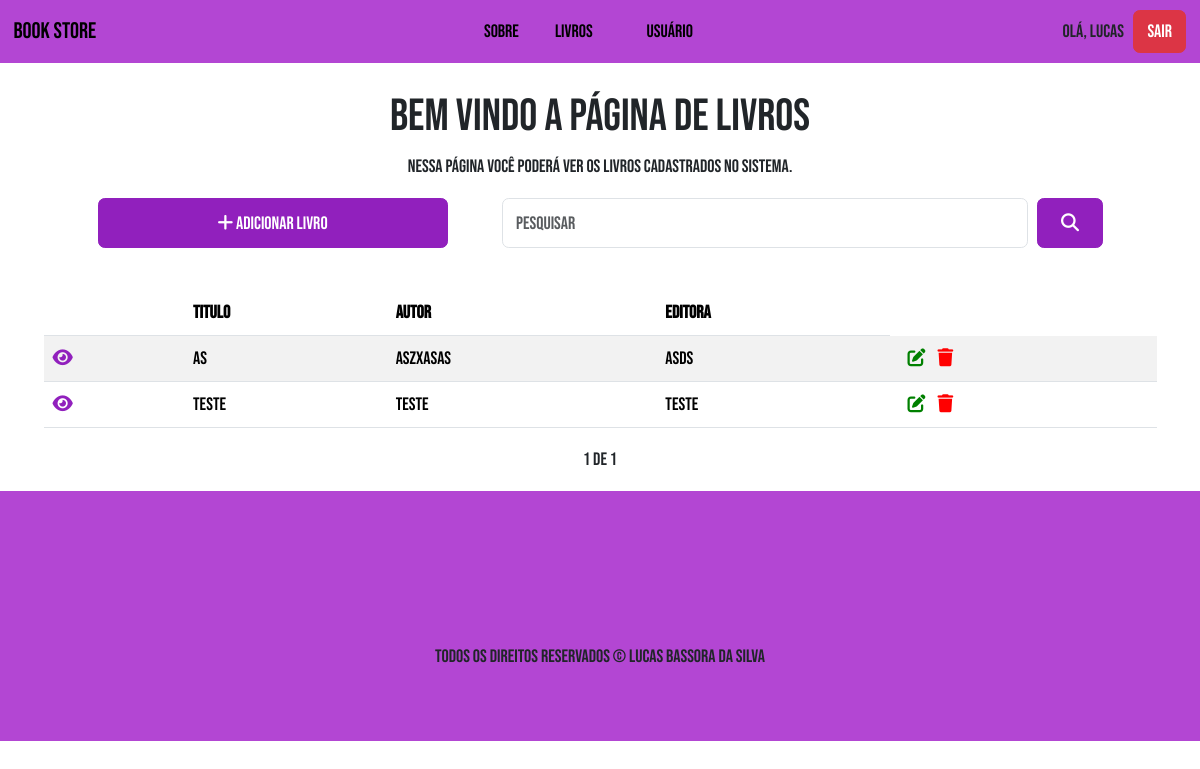
Page / (signed in) on the earlier database version.
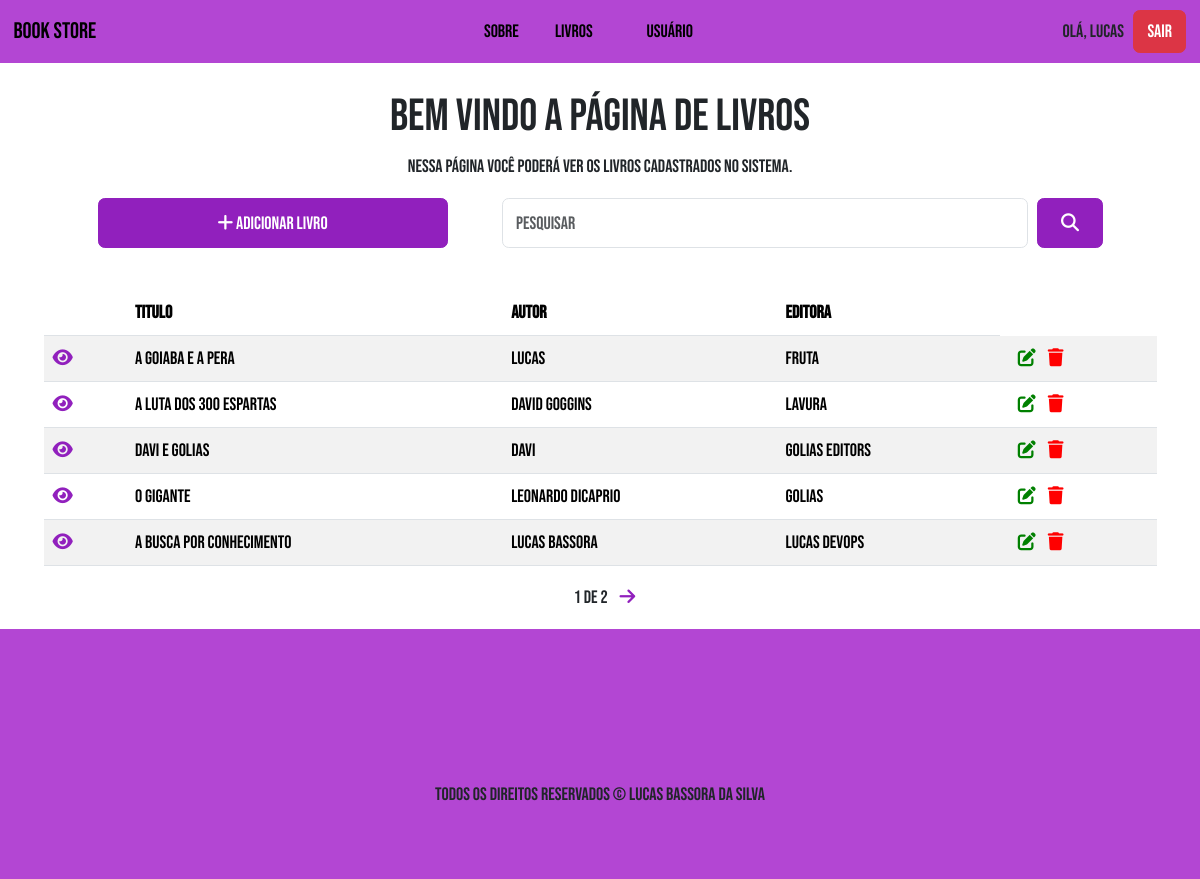
Same page on the later database version.
### livros/models.py (models this page shows)
class Livros(models.Model):
    IDIOMAS = [
        ('Português' , 'Português'),
        ('Inglês' , 'Inglês'),
        ('Italiano' , 'Italiano'),
        ('Francês' , 'Francês'),
        ('Espanhol' , 'Espanhol'),
        ('Alemão' , 'Alemão')
    ]
    titulo = models.CharField(max_length=255)
    autor = models.CharField(max_length=255)
    editora = models.CharField(max_length=255)
    numeroPaginas = models.CharField(max_length=255)
    idioma = models.CharField(max_length=9, choices=IDIOMAS)
    descricao = models.TextField()
    created_at = models.DateTimeField(auto_now_add=True)
    updated_at = models.DateTimeField(auto_now=True)

### livros/views.py (the view)
# urls.py: path('', views.listBook, name='list-book'),
def listBook(request):
    search = request.GET.get('search')  # o search passado com parametro do método get é o name do input de busca
    if search:
        livros_search = Livros.objects.filter(titulo__icontains=search)
        paginator = Paginator(livros_search, 5)
    else:
        livros_list = Livros.objects.all().order_by('titulo') # pega todos os objetos da tabela livros do banco
        paginator = Paginator(livros_list, 5) # recebe variavel de lista de livros e quantidade
    page = request.GET.get('page') # variavel recebe a requesção da página por get
    livros = paginator.get_page(page) # a paginação pega o dado da página e coloca na variavel livros
    return render(request, 'livros/list.html', {'livros' : livros})

### livros/templates/livros/list.html (shortened to what this page needs)
{% extends 'base.html' %}
{% block content%}
<br/>
{% if user.is_authenticated%}
<div class="container text-center content">
  <h1>Bem vindo a página de livros</h1>
  <p>Nessa página você poderá ver os livros cadastrados no sistema.</p>
  <form class="d-flex px-5" role="search" name="search" method="GET" id="search-form">
    <a href="newBook/">
      <button type="button" class="btn btn-primary btn-add me-5">
        <i class="fa-solid fa-plus"></i> Adicionar livro
      </button>
    </a>
    <input class="form-control me-2 d-md-block" value="{{ request.GET.search }}"type="search" placeholder="Pesquisar" aria-label="Search" name="search"/>
    <button type="button" class="btn btn-primary btn-search" id="search-btn">
      <i class="fa-solid fa-magnifying-glass"></i>
    </button>
  </form>
</div>
<div class="container">
  <table class="table table-striped">
    <thead>
      <tr>
        <th scope="col"></th>
        <th scope="col">Titulo</th>
        <th scope="col">Autor</th>
        <th scope="col">Editora</th>
      </tr>
    </thead>
    <tbody>
      {% for livro in livros %}
      <a href="livro/{{livro.id}}">
        <tr>
          <td>
            <a href="book/{{livro.id}}"
              ><i class="fa-solid fa-eye icone"></i
            ></a>
          </td>
          <td>{{livro.titulo}}</td>
          <td>{{livro.autor}}</td>
          <td>{{livro.editora}}</td>
          <td>
            <a href="editBook/{{livro.id}}" class="px-2"
              ><i class="fa-solid fa-pen-to-square"></i
            ></a>
            <a href="deleteBook/{{livro.id}}" class="delete-btn"
              ><i class="fa-solid fa-trash"></i
            ></a>
          </td>
        </tr>
      </a>
      {% endfor %}
    </tbody>
  </table>
  <div class="text-center mb-3">
    <span class="mx-auto position-relative">
      <span class="mx-2">
        {{ livros.number }} de {{ livros.paginator.num_pages }}
      </span>
      {% if livros.has_next %}
      <a href="?page={{ livros.next_page_number }}"
        ><i class="fa-solid fa-arrow-right icone"></i
      ></a>
      {% endif %}
    </span>
  </div>
</div>
{% else %}
<div class="container text-center py-3" style="height: 11rem; margin-top: 7rem;">
  <h1>Usuário desconectado, faça o login para continuar</h1>
</div>
{% endif %}
{% endblock %}

### livros/templates/base.html (shortened to what this page needs)
{% load static %}
<!DOCTYPE html>
<html lang="pt-br">
  <head>
    <link href="https://cdn.jsdelivr.net/npm/bootstrap@5.3.3/dist/css/bootstrap.min.css" rel="stylesheet" />
    <link rel="stylesheet" href="{% static 'css/style.css' %}" />
  </head>
  <body>
    <nav class="navbar navbar-expand-lg bg-body-tertiary text-big">
      <div class="container-fluid">
        <a class="navbar-brand" href="/">Book Store</a>
        <div class="collapse navbar-collapse justify-content-between" id="navbarNav">
          <ul class="navbar-nav mx-auto">
            <li class="nav-item ps-3">
              <a class="nav-link active" aria-current="page" href="#">Sobre</a>
            </li>
            {% if user.is_authenticated %}
            <li class="nav-item px-3">
              <a class="nav-link active" aria-current="page" href="/">Livros</a>
            </li>
            <li class="nav-item px-3">
              <a class="nav-link active" aria-current="page" href="#">Usuário</a>
            </li>
            {% endif %}
          </ul>
          <ul class="navbar-nav ">
            {% if user.is_authenticated %}
            <li class="nav-item d-flex align-items-center">
              <span>Olá, {{ user.username }}</span>
              <form action="{% url 'logout' %}" method="post" class="ms-2">
                <button type="submit" class="btn btn-danger">Sair</button>
              </form>
            </li>
            {% else %}
            <li class="nav-item">
              <a href="{% url 'login' %}" class="btn btn-success">Entrar</a>
            </li>
            {% endif %}
          </ul>
        </div>
      </div>
    </nav>
    {% block content%}{% endblock %}
    <footer >
      <div class="rodape container-fluid text-center pt-5">
        <p>Todos os direitos reservados &copy; Lucas Bassora da Silva</p>
      </div>
    </footer>
  </body>
</html>

### livros/static/css/style.css (style rules this page uses)
* { font-family: "Bebas Neue", sans-serif; font-size: 18px; font-style: normal; }
.text-big { font-family: "Bebas Neue", sans-serif; font-size: 22px; font-style: normal; }
.navbar { background-color: #b346d3 !important; }
.rodape { background-color: #b346d3; height: 250px; }
.rodape p { top: 50%; position: relative; }
.content { height: 200px; }
.content .btn-add { height: 50px; width: 350px; }
.content .btn-search { width: 100px; }
.fa-pen-to-square { color: green; }
.fa-trash { color: red; }
.btn-primary { background-color: #9120bd; border: #9120bd 1px solid; }
.icone { color: #9120bd; }

Differences in the rows shown:
removed Livros: titulo "as", autor "aszxasas", editora "asds"
removed Livros: titulo "teste", autor "teste", editora "teste"
added Livros: titulo "A goiaba e a pera", autor "Lucas", editora "Fruta"
added Livros: titulo "A luta dos 300 espartas", autor "david goggins", editora "Lavura"
added Livros: titulo "Davi e golias", autor "davi", editora "golias editors"
added Livros: titulo "O gigante", autor "Leonardo dicaprio", editora "Golias"
added Livros: titulo "a busca por conhecimento", autor "lucas bassora", editora "lucas devops"
Other differences:
{{ livros.paginator.num_pages }}: "1" → "2"
